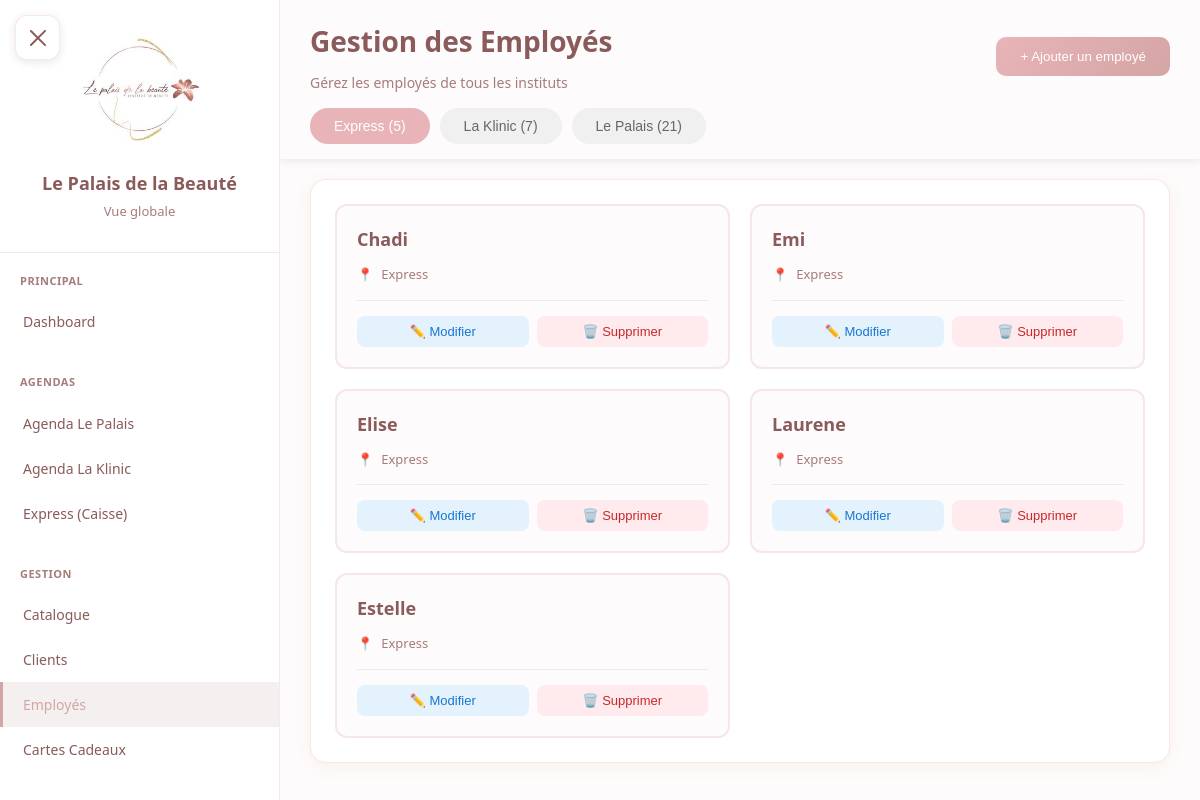
The app's page /employes/ (signed in) with its own data.
### core/models.py (models this page shows, shortened)
class Institut(models.Model):
    nom = models.CharField(max_length=100)
    code = models.CharField(max_length=20, unique=True)  # 'palais', 'klinic', 'express'
    a_agenda = models.BooleanField(default=True)  # False pour Express
    heure_ouverture = models.TimeField(default='07:00')
    heure_fermeture = models.TimeField(default='23:00')
    fond_caisse = models.IntegerField(default=30000)  # Montant en CFA
    actif = models.BooleanField(default=True)
    class Meta:
        verbose_name = "Institut"
        verbose_name_plural = "Instituts"

class Employe(models.Model):
    nom = models.CharField(max_length=100)
    institut = models.ForeignKey(Institut, on_delete=models.CASCADE, related_name='employes')
    actif = models.BooleanField(default=True)
    ordre_affichage = models.IntegerField(default=0)  # Pour l'ordre dans l'agenda
    class Meta:
        verbose_name = "Employé"
        verbose_name_plural = "Employés"
        ordering = ['institut', 'ordre_affichage', 'nom']

### core/views.py (the view)
# urls.py: path('employes/', views.employes_list, name='employes_list'),
@login_required
@role_required(['patron'])
def employes_list(request):
    instituts = Institut.objects.all().order_by('nom')
    employes_par_institut = {}
    for institut in instituts:
        employes_par_institut[institut] = Employe.objects.filter(
            institut=institut
        ).order_by('ordre_affichage', 'nom')
    return render(request, 'employes/liste.html', {
        'instituts': instituts,
        'employes_par_institut': employes_par_institut
    })

### core/models.py (called while the page is built)
    def is_patron(self):
        return self.role == 'patron'

### templates/employes/liste.html (shortened to what this page needs)
{% extends 'base.html' %}
{% block content %}
<div class="employes-container">
    <div class="sticky-header">
        <div class="page-header" style="margin-bottom: 0;">
            <div>
                <h1 class="page-title">Gestion des Employés</h1>
                <p class="page-subtitle">Gérez les employés de tous les instituts</p>
            </div>
            <button class="btn-add" onclick="openModal()">
                + Ajouter un employé
            </button>
        </div>
        <div class="institut-tabs">
            {% for institut, employes in employes_par_institut.items %}
            <button class="institut-tab {% if forloop.first %}active{% endif %}" onclick="switchTab('{{ institut.code }}', this)">
                {{ institut.nom }} ({{ employes|length }})
            </button>
            {% endfor %}
        </div>
    </div>
    {% for institut, employes in employes_par_institut.items %}
    <div class="institut-section {% if forloop.first %}active{% endif %}" id="tab-{{ institut.code }}">
        {% if employes %}
        <div class="employes-grid">
            {% for employe in employes %}
            <div class="employe-card">
                <div class="employe-name">{{ employe.nom }}</div>
                <div class="employe-info">
                    <div class="employe-info-item">
                        <span>📍</span>
                        <span>{{ employe.institut.nom }}</span>
                    </div>
                </div>
                <div class="employe-actions">
                    <button class="btn-action btn-edit"
                            data-id="{{ employe.id }}"
                            data-nom="{{ employe.nom }}"
                            data-institut="{{ employe.institut.code }}"
                            onclick="openModal(this.dataset.id, this.dataset.nom, this.dataset.institut)">
                        ✏️ Modifier
                    </button>
                    <button class="btn-action btn-delete"
                            data-id="{{ employe.id }}"
                            data-nom="{{ employe.nom }}"
                            onclick="supprimerEmploye(this.dataset.id, this.dataset.nom)">
                        🗑️ Supprimer
                    </button>
                </div>
            </div>
            {% endfor %}
        </div>
        {% else %}
        <div class="empty-state">
            Aucun employé pour cet institut
        </div>
        {% endif %}
    </div>
    {% endfor %}
</div>
{% endblock %}

### records on screen
Institut: nom "Express", employes "5"
Institut: nom "La Klinic", employes "7"
Institut: nom "Le Palais", employes "21"
Employe: nom "Chadi", institut.nom "Express"
Employe: nom "Emi", institut.nom "Express"
Employe: nom "Elise", institut.nom "Express"
Employe: nom "Laurene", institut.nom "Express"
Employe: nom "Estelle", institut.nom "Express"
